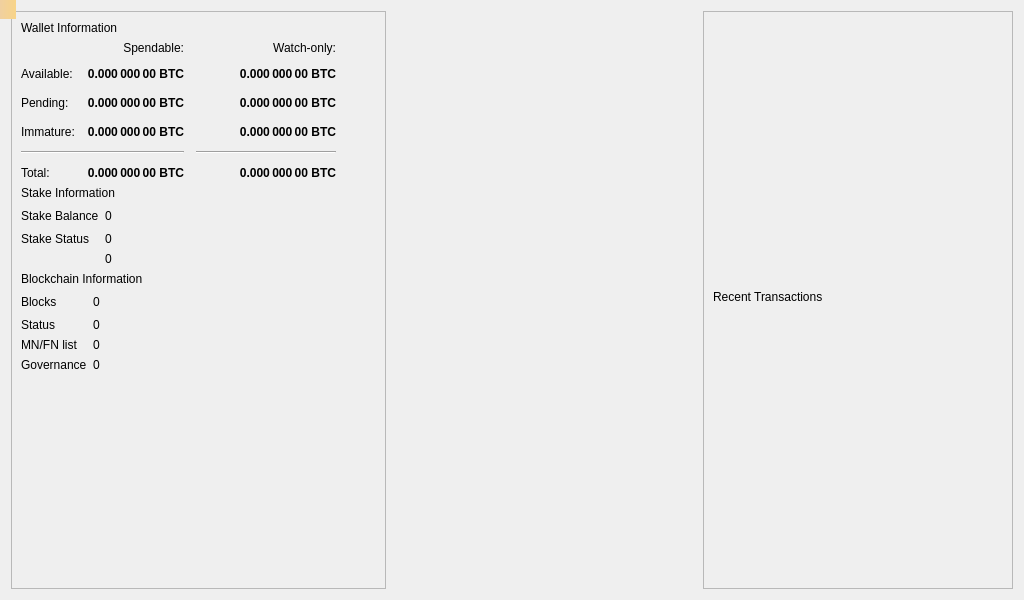
<?xml version="1.0" encoding="UTF-8"?>
<ui version="4.0">
 <class>OverviewPage</class>
 <widget class="QWidget" name="OverviewPage">
  <property name="geometry">
   <rect>
    <x>0</x>
    <y>0</y>
    <width>1024</width>
    <height>600</height>
   </rect>
  </property>
  <property name="minimumSize">
   <size>
    <width>1024</width>
    <height>600</height>
   </size>
  </property>
  <property name="windowTitle">
   <string>Form</string>
  </property>
  <layout class="QHBoxLayout" name="horizontalLayout">
   <item>
    <layout class="QVBoxLayout" name="verticalLayout_2">
     <item>
      <widget class="QFrame" name="frame">
       <property name="frameShape">
        <enum>QFrame::StyledPanel</enum>
       </property>
       <property name="frameShadow">
        <enum>QFrame::Raised</enum>
       </property>
       <layout class="QVBoxLayout" name="verticalLayout_4">
        <item>
         <layout class="QVBoxLayout" name="verticalLayout_6">
          <item>
           <widget class="QLabel" name="labelWalletInfo">
            <property name="text">
             <string>Wallet Information</string>
            </property>
           </widget>
          </item>
         </layout>
        </item>
        <item>
         <layout class="QGridLayout" name="gridLayout">
          <property name="spacing">
           <number>12</number>
          </property>
          <item row="4" column="0" colspan="2">
           <widget class="Line" name="lineSpendableBalance">
            <property name="orientation">
             <enum>Qt::Horizontal</enum>
            </property>
           </widget>
          </item>
          <item row="2" column="2">
           <widget class="QLabel" name="labelWatchPending">
            <property name="font">
             <font>
              <weight>75</weight>
              <bold>true</bold>
             </font>
            </property>
            <property name="cursor">
             <cursorShape>IBeamCursor</cursorShape>
            </property>
            <property name="toolTip">
             <string>Unconfirmed transactions to watch-only addresses</string>
            </property>
            <property name="text">
             <string notr="true">0.000 000 00 BTC</string>
            </property>
            <property name="alignment">
             <set>Qt::AlignRight|Qt::AlignTrailing|Qt::AlignVCenter</set>
            </property>
            <property name="textInteractionFlags">
             <set>Qt::LinksAccessibleByMouse|Qt::TextSelectableByKeyboard|Qt::TextSelectableByMouse</set>
            </property>
           </widget>
          </item>
          <item row="0" column="1">
           <widget class="QLabel" name="labelSpendable">
            <property name="text">
             <string>Spendable:</string>
            </property>
            <property name="alignment">
             <set>Qt::AlignRight|Qt::AlignTrailing|Qt::AlignVCenter</set>
            </property>
           </widget>
          </item>
          <item row="4" column="2">
           <widget class="Line" name="lineWatchBalance">
            <property name="sizePolicy">
             <sizepolicy hsizetype="Preferred" vsizetype="Fixed">
              <horstretch>0</horstretch>
              <verstretch>0</verstretch>
             </sizepolicy>
            </property>
            <property name="minimumSize">
             <size>
              <width>140</width>
              <height>0</height>
             </size>
            </property>
            <property name="orientation">
             <enum>Qt::Horizontal</enum>
            </property>
           </widget>
          </item>
          <item row="2" column="1">
           <widget class="QLabel" name="labelUnconfirmed">
            <property name="font">
             <font>
              <weight>75</weight>
              <bold>true</bold>
             </font>
            </property>
            <property name="cursor">
             <cursorShape>IBeamCursor</cursorShape>
            </property>
            <property name="toolTip">
             <string>Total of transactions that have yet to be confirmed, and do not yet count toward the spendable balance</string>
            </property>
            <property name="text">
             <string notr="true">0.000 000 00 BTC</string>
            </property>
            <property name="alignment">
             <set>Qt::AlignRight|Qt::AlignTrailing|Qt::AlignVCenter</set>
            </property>
            <property name="textInteractionFlags">
             <set>Qt::LinksAccessibleByMouse|Qt::TextSelectableByKeyboard|Qt::TextSelectableByMouse</set>
            </property>
           </widget>
          </item>
          <item row="3" column="2">
           <widget class="QLabel" name="labelWatchImmature">
            <property name="font">
             <font>
              <weight>75</weight>
              <bold>true</bold>
             </font>
            </property>
            <property name="cursor">
             <cursorShape>IBeamCursor</cursorShape>
            </property>
            <property name="toolTip">
             <string>Mined balance in watch-only addresses that has not yet matured</string>
            </property>
            <property name="text">
             <string notr="true">0.000 000 00 BTC</string>
            </property>
            <property name="alignment">
             <set>Qt::AlignRight|Qt::AlignTrailing|Qt::AlignVCenter</set>
            </property>
            <property name="textInteractionFlags">
             <set>Qt::LinksAccessibleByMouse|Qt::TextSelectableByKeyboard|Qt::TextSelectableByMouse</set>
            </property>
           </widget>
          </item>
          <item row="5" column="0">
           <widget class="QLabel" name="labelTotalText">
            <property name="text">
             <string>Total:</string>
            </property>
           </widget>
          </item>
          <item row="3" column="1">
           <widget class="QLabel" name="labelImmature">
            <property name="font">
             <font>
              <weight>75</weight>
              <bold>true</bold>
             </font>
            </property>
            <property name="cursor">
             <cursorShape>IBeamCursor</cursorShape>
            </property>
            <property name="toolTip">
             <string>Mined balance that has not yet matured</string>
            </property>
            <property name="text">
             <string notr="true">0.000 000 00 BTC</string>
            </property>
            <property name="alignment">
             <set>Qt::AlignRight|Qt::AlignTrailing|Qt::AlignVCenter</set>
            </property>
            <property name="textInteractionFlags">
             <set>Qt::LinksAccessibleByMouse|Qt::TextSelectableByKeyboard|Qt::TextSelectableByMouse</set>
            </property>
           </widget>
          </item>
          <item row="2" column="3">
           <spacer name="horizontalSpacer_2">
            <property name="orientation">
             <enum>Qt::Horizontal</enum>
            </property>
            <property name="sizeHint" stdset="0">
             <size>
              <width>40</width>
              <height>20</height>
             </size>
            </property>
           </spacer>
          </item>
          <item row="3" column="0">
           <widget class="QLabel" name="labelImmatureText">
            <property name="text">
             <string>Immature:</string>
            </property>
           </widget>
          </item>
          <item row="5" column="1">
           <widget class="QLabel" name="labelTotal">
            <property name="font">
             <font>
              <weight>75</weight>
              <bold>true</bold>
             </font>
            </property>
            <property name="cursor">
             <cursorShape>IBeamCursor</cursorShape>
            </property>
            <property name="toolTip">
             <string>Your current total balance</string>
            </property>
            <property name="text">
             <string notr="true">0.000 000 00 BTC</string>
            </property>
            <property name="alignment">
             <set>Qt::AlignRight|Qt::AlignTrailing|Qt::AlignVCenter</set>
            </property>
            <property name="textInteractionFlags">
             <set>Qt::LinksAccessibleByMouse|Qt::TextSelectableByKeyboard|Qt::TextSelectableByMouse</set>
            </property>
           </widget>
          </item>
          <item row="5" column="2">
           <widget class="QLabel" name="labelWatchTotal">
            <property name="font">
             <font>
              <weight>75</weight>
              <bold>true</bold>
             </font>
            </property>
            <property name="cursor">
             <cursorShape>IBeamCursor</cursorShape>
            </property>
            <property name="toolTip">
             <string>Current total balance in watch-only addresses</string>
            </property>
            <property name="text">
             <string notr="true">0.000 000 00 BTC</string>
            </property>
            <property name="alignment">
             <set>Qt::AlignRight|Qt::AlignTrailing|Qt::AlignVCenter</set>
            </property>
            <property name="textInteractionFlags">
             <set>Qt::LinksAccessibleByMouse|Qt::TextSelectableByKeyboard|Qt::TextSelectableByMouse</set>
            </property>
           </widget>
          </item>
          <item row="0" column="2">
           <widget class="QLabel" name="labelWatchonly">
            <property name="text">
             <string>Watch-only:</string>
            </property>
            <property name="alignment">
             <set>Qt::AlignRight|Qt::AlignTrailing|Qt::AlignVCenter</set>
            </property>
           </widget>
          </item>
          <item row="1" column="1">
           <widget class="QLabel" name="labelBalance">
            <property name="font">
             <font>
              <weight>75</weight>
              <bold>true</bold>
             </font>
            </property>
            <property name="cursor">
             <cursorShape>IBeamCursor</cursorShape>
            </property>
            <property name="toolTip">
             <string>Your current spendable balance</string>
            </property>
            <property name="text">
             <string notr="true">0.000 000 00 BTC</string>
            </property>
            <property name="alignment">
             <set>Qt::AlignRight|Qt::AlignTrailing|Qt::AlignVCenter</set>
            </property>
            <property name="textInteractionFlags">
             <set>Qt::LinksAccessibleByMouse|Qt::TextSelectableByKeyboard|Qt::TextSelectableByMouse</set>
            </property>
           </widget>
          </item>
          <item row="1" column="2">
           <widget class="QLabel" name="labelWatchAvailable">
            <property name="font">
             <font>
              <weight>75</weight>
              <bold>true</bold>
             </font>
            </property>
            <property name="cursor">
             <cursorShape>IBeamCursor</cursorShape>
            </property>
            <property name="toolTip">
             <string>Your current balance in watch-only addresses</string>
            </property>
            <property name="text">
             <string notr="true">0.000 000 00 BTC</string>
            </property>
            <property name="alignment">
             <set>Qt::AlignRight|Qt::AlignTrailing|Qt::AlignVCenter</set>
            </property>
            <property name="textInteractionFlags">
             <set>Qt::LinksAccessibleByMouse|Qt::TextSelectableByKeyboard|Qt::TextSelectableByMouse</set>
            </property>
           </widget>
          </item>
          <item row="2" column="0">
           <widget class="QLabel" name="labelPendingText">
            <property name="text">
             <string>Pending:</string>
            </property>
           </widget>
          </item>
          <item row="1" column="0">
           <widget class="QLabel" name="labelBalanceText">
            <property name="text">
             <string>Available:</string>
            </property>
           </widget>
          </item>
         </layout>
        </item>
        <item>
         <layout class="QVBoxLayout" name="verticalLayout_5">
          <item>
           <widget class="QLabel" name="labelStakeInfo">
            <property name="text">
             <string>Stake Information</string>
            </property>
           </widget>
          </item>
         </layout>
        </item>
        <item>
         <layout class="QGridLayout" name="gridLayout_2">
          <item row="0" column="0">
           <widget class="QLabel" name="labelStakeBalanceText">
            <property name="text">
             <string>Stake Balance</string>
            </property>
           </widget>
          </item>
          <item row="1" column="0">
           <widget class="QLabel" name="labelStakeStatusText">
            <property name="text">
             <string>Stake Status</string>
            </property>
           </widget>
          </item>
          <item row="0" column="2">
           <spacer name="horizontalSpacer">
            <property name="orientation">
             <enum>Qt::Horizontal</enum>
            </property>
            <property name="sizeHint" stdset="0">
             <size>
              <width>40</width>
              <height>20</height>
             </size>
            </property>
           </spacer>
          </item>
          <item row="0" column="1">
           <widget class="QLabel" name="labelStakeBalance">
            <property name="text">
             <string>0</string>
            </property>
           </widget>
          </item>
          <item row="1" column="1">
           <widget class="QLabel" name="labelStakeStatus">
            <property name="text">
             <string>0</string>
            </property>
           </widget>
          </item>
          <item row="2" column="1">
           <widget class="QLabel" name="labelStakeInputs">
            <property name="text">
             <string>0</string>
            </property>
           </widget>
          </item>
         </layout>
        </item>
        <item>
         <layout class="QVBoxLayout" name="verticalLayout_7">
          <item>
           <widget class="QLabel" name="labelBlockchainInfo">
            <property name="text">
             <string>Blockchain Information</string>
            </property>
           </widget>
          </item>
         </layout>
        </item>
        <item>
         <layout class="QGridLayout" name="gridLayout_3">
          <item row="0" column="1">
           <widget class="QLabel" name="labelBlocks">
            <property name="text">
             <string>0</string>
            </property>
           </widget>
          </item>
          <item row="1" column="1">
           <widget class="QLabel" name="labelStatus">
            <property name="text">
             <string>0</string>
            </property>
           </widget>
          </item>
          <item row="1" column="0">
           <widget class="QLabel" name="labelStatusText">
            <property name="text">
             <string>Status</string>
            </property>
           </widget>
          </item>
          <item row="2" column="1">
           <widget class="QLabel" name="labelMnList">
            <property name="text">
             <string>0</string>
            </property>
           </widget>
          </item>
          <item row="0" column="2">
           <spacer name="horizontalSpacer_4">
            <property name="orientation">
             <enum>Qt::Horizontal</enum>
            </property>
            <property name="sizeHint" stdset="0">
             <size>
              <width>40</width>
              <height>20</height>
             </size>
            </property>
           </spacer>
          </item>
          <item row="2" column="0">
           <widget class="QLabel" name="labelMnListText">
            <property name="text">
             <string>MN/FN list</string>
            </property>
           </widget>
          </item>
          <item row="0" column="0">
           <widget class="QLabel" name="labelBlocksText">
            <property name="text">
             <string>Blocks</string>
            </property>
           </widget>
          </item>
          <item row="4" column="0">
           <widget class="QLabel" name="labelGobjectListText">
            <property name="text">
             <string>Governance</string>
            </property>
           </widget>
          </item>
          <item row="4" column="1">
           <widget class="QLabel" name="labelGobjectList">
            <property name="text">
             <string>0</string>
            </property>
           </widget>
          </item>
         </layout>
        </item>
        <item>
         <spacer name="verticalSpacer">
          <property name="orientation">
           <enum>Qt::Vertical</enum>
          </property>
          <property name="sizeHint" stdset="0">
           <size>
            <width>20</width>
            <height>40</height>
           </size>
          </property>
         </spacer>
        </item>
       </layout>
      </widget>
     </item>
    </layout>
   </item>
   <item>
    <spacer name="horizontalSpacer_3">
     <property name="orientation">
      <enum>Qt::Horizontal</enum>
     </property>
     <property name="sizeHint" stdset="0">
      <size>
       <width>255</width>
       <height>20</height>
      </size>
     </property>
    </spacer>
   </item>
   <item>
    <layout class="QVBoxLayout" name="verticalLayout_3">
     <item>
      <widget class="QFrame" name="frame_2">
       <property name="frameShape">
        <enum>QFrame::StyledPanel</enum>
       </property>
       <property name="frameShadow">
        <enum>QFrame::Raised</enum>
       </property>
       <layout class="QVBoxLayout" name="verticalLayout">
        <item>
         <spacer name="verticalSpacer_3">
          <property name="orientation">
           <enum>Qt::Vertical</enum>
          </property>
          <property name="sizeHint" stdset="0">
           <size>
            <width>20</width>
            <height>40</height>
           </size>
          </property>
         </spacer>
        </item>
        <item>
         <layout class="QVBoxLayout" name="verticalLayout_8">
          <item>
           <widget class="QLabel" name="labelTransactionListTitle">
            <property name="text">
             <string>Recent Transactions</string>
            </property>
           </widget>
          </item>
         </layout>
        </item>
        <item>
         <layout class="QHBoxLayout" name="horizontalLayout_13">
          <item>
           <widget class="QListView" name="listTransactions">
            <property name="styleSheet">
             <string notr="true">QListView { background: transparent; }</string>
            </property>
            <property name="frameShape">
             <enum>QFrame::NoFrame</enum>
            </property>
            <property name="verticalScrollBarPolicy">
             <enum>Qt::ScrollBarAlwaysOff</enum>
            </property>
            <property name="horizontalScrollBarPolicy">
             <enum>Qt::ScrollBarAlwaysOff</enum>
            </property>
            <property name="selectionMode">
             <enum>QAbstractItemView::NoSelection</enum>
            </property>
           </widget>
          </item>
         </layout>
        </item>
       </layout>
      </widget>
     </item>
    </layout>
   </item>
  </layout>
  <widget class="QLabel" name="labelAlerts">
   <property name="geometry">
    <rect>
     <x>0</x>
     <y>0</y>
     <width>16</width>
     <height>19</height>
    </rect>
   </property>
   <property name="visible">
    <bool>false</bool>
   </property>
   <property name="styleSheet">
    <string notr="true">QLabel { background-color: qlineargradient(x1: 0, y1: 0, x2: 1, y2: 0, stop:0 #F0D0A0, stop:1 #F8D488); color:#000000; }</string>
   </property>
   <property name="wordWrap">
    <bool>true</bool>
   </property>
   <property name="margin">
    <number>3</number>
   </property>
   <property name="textInteractionFlags">
    <set>Qt::TextSelectableByMouse</set>
   </property>
  </widget>
 </widget>
 <resources/>
 <connections/>
</ui>
